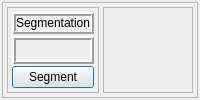
         <widget class="QWidget" name="tabResult">
          <attribute name="title">
           <string>Results</string>
          </attribute>
          <layout class="QVBoxLayout" name="verticalLayout_5" stretch="0">
           <property name="spacing">
            <number>2</number>
           </property>
           <property name="leftMargin">
            <number>2</number>
           </property>
           <property name="topMargin">
            <number>2</number>
           </property>
           <property name="rightMargin">
            <number>2</number>
           </property>
           <property name="bottomMargin">
            <number>2</number>
           </property>
           <item>
            <widget class="QFrame" name="frame">
             <property name="frameShape">
              <enum>QFrame::StyledPanel</enum>
             </property>
             <property name="frameShadow">
              <enum>QFrame::Raised</enum>
             </property>
             <property name="lineWidth">
              <number>2</number>
             </property>
             <layout class="QHBoxLayout" name="horizontalLayout_5">
              <property name="spacing">
               <number>4</number>
              </property>
              <property name="leftMargin">
               <number>4</number>
              </property>
              <property name="topMargin">
               <number>4</number>
              </property>
              <property name="rightMargin">
               <number>4</number>
              </property>
              <property name="bottomMargin">
               <number>4</number>
              </property>
              <item>
               <widget class="QFrame" name="frame_4">
                <property name="frameShape">
                 <enum>QFrame::StyledPanel</enum>
                </property>
                <property name="frameShadow">
                 <enum>QFrame::Raised</enum>
                </property>
                <layout class="QVBoxLayout" name="verticalLayout_12">
                 <property name="spacing">
                  <number>2</number>
                 </property>
                 <property name="leftMargin">
                  <number>4</number>
                 </property>
                 <property name="topMargin">
                  <number>4</number>
                 </property>
                 <property name="rightMargin">
                  <number>4</number>
                 </property>
                 <property name="bottomMargin">
                  <number>4</number>
                 </property>
                 <item>
                  <widget class="QLabel" name="label_5">
                   <property name="sizePolicy">
                    <sizepolicy hsizetype="Preferred" vsizetype="Fixed">
                     <horstretch>0</horstretch>
                     <verstretch>0</verstretch>
                    </sizepolicy>
                   </property>
                   <property name="frameShape">
                    <enum>QFrame::Box</enum>
                   </property>
                   <property name="frameShadow">
                    <enum>QFrame::Raised</enum>
                   </property>
                   <property name="lineWidth">
                    <number>2</number>
                   </property>
                   <property name="text">
                    <string>Segmentation</string>
                   </property>
                   <property name="alignment">
                    <set>Qt::AlignCenter</set>
                   </property>
                  </widget>
                 </item>
                 <item>
                  <widget class="QLabel" name="imgSegmentacionAmplitud">
                   <property name="frameShape">
                    <enum>QFrame::Box</enum>
                   </property>
                   <property name="frameShadow">
                    <enum>QFrame::Raised</enum>
                   </property>
                   <property name="lineWidth">
                    <number>2</number>
                   </property>
                   <property name="text">
                    <string/>
                   </property>
                  </widget>
                 </item>
                 <item>
                  <widget class="QPushButton" name="btnSegment">
                   <property name="text">
                    <string>Segment</string>
                   </property>
                   <property name="default">
                    <bool>true</bool>
                   </property>
                  </widget>
                 </item>
                </layout>
               </widget>
              </item>
              <item>
               <widget class="QFrame" name="frame_5">
                <property name="frameShape">
                 <enum>QFrame::StyledPanel</enum>
                </property>
                <property name="frameShadow">
                 <enum>QFrame::Raised</enum>
                </property>
               </widget>
              </item>
             </layout>
            </widget>
           </item>
          </layout>
         </widget>
